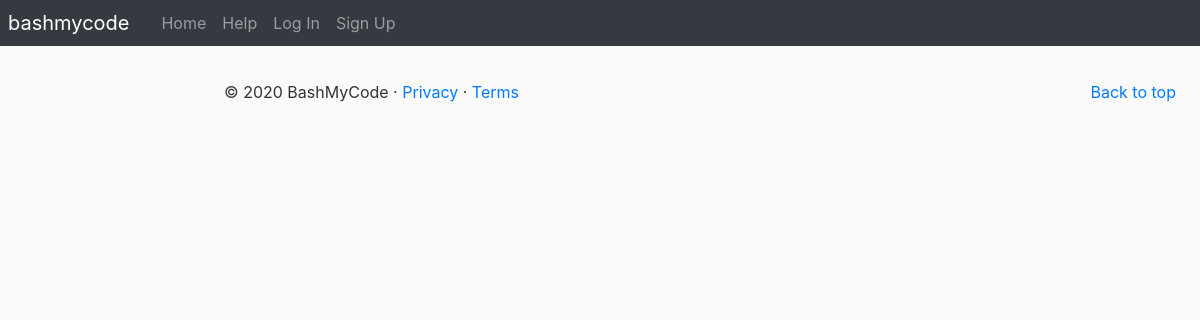
The app's page /, older data.
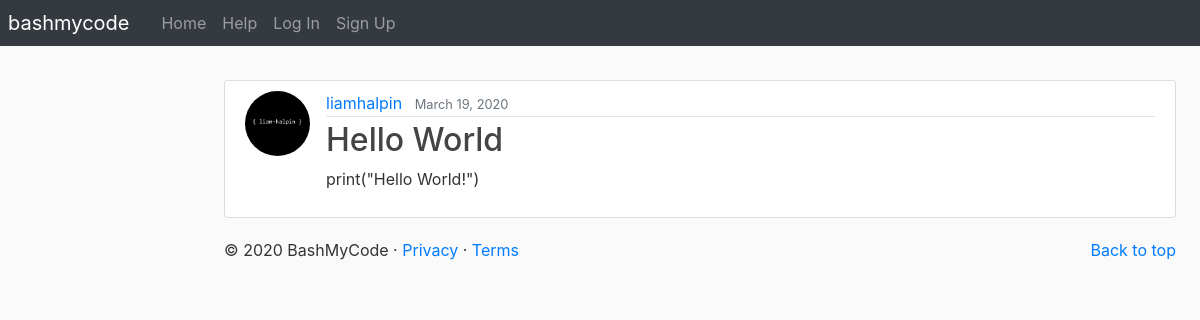
The same page, newer data.
### bashmycode/models.py (models this page shows, shortened)
class Post(models.Model):
    title = models.CharField(max_length=100)
    content = models.TextField()
    date_posted = models.DateTimeField(auto_now_add=True)
    author = models.ForeignKey(User, on_delete=models.CASCADE)

class Profile(models.Model):
    user = models.OneToOneField(User, on_delete=models.CASCADE)
    image = models.ImageField(default='default.jpg', upload_to='profile_pics')

### bashmycode/views.py (the view)
# urls.py: path('', views.index, name='index'),
def index(request):
    context = {
        'posts': Post.objects.all()
    }
    return render(request, 'bashmycode/index.html', context)

### templates/bashmycode/index.html
{% extends 'bashmycode/base.html' %}
{% block content %}
    {% for post in posts %}
        <article class="media content-section">
            <img class="rounded-circle article-img" src="{{ post.author.profile.image.url }}"/>
            <div class="media-body">
                <div class="article-metadata">
                    <a class="mr-2" href="#">{{ post.author }}</a>
                    <small class="text-muted">{{ post.date_posted|date:"F d, Y" }}</small>
                </div>
                <h2><a class="article-title" href="#">{{ post.title }}</a></h2>
                <p class="article-content">{{ post.content }}</p>
            </div>
        </article>
    {% endfor %}
{% endblock content %}

### templates/bashmycode/base.html (shortened to what this page needs)
{% load staticfiles %}
<!DOCTYPE html>
<html lang="en">
    <head>
        <link rel="stylesheet" href="https://maxcdn.bootstrapcdn.com/bootstrap/4.0.0/css/bootstrap.min.css">
        <link href="https://getbootstrap.com/docs/4.2/examples/dashboard/dashboard.css" rel="stylesheet">
        <link rel="stylesheet" type="text/css" href="{% static 'blog/main.css' %}">
    </head>
    <body>
        <header>
            <nav class="navbar navbar-expand-md navbar-dark fixed-top bg-dark p-0">
                <a class="navbar-brand p-2" href="{% url 'bashmycode:index' %}">bashmycode</a>
                <div class="collapse navbar-collapse" id="navbarCollapse">
                    <ul class="navbar-nav mr-auto">
                        <li class="nav-item"><a class="nav-link" href="{% url 'bashmycode:index' %}">Home</a></li>
                        <li class="nav-item"><a class="nav-link" href="{% url 'bashmycode:help' %}">Help</a></li>
                        {% if user.is_authenticated %}
                            <li class="nav-item"><a class="nav-link" href="{% url 'bashmycode:post-create' %}">New Post</a></li>
                            <li class="nav-item"><a class="nav-link" href="{% url 'bashmycode:profile' %}">Profile</a></li>
                            <li class="nav-item"><a class="nav-link" href="{% url 'bashmycode:logout' %}">Log Out</a></li>
                        {% else %}
                            <li class="nav-item"><a class="nav-link" href="{% url 'bashmycode:login' %}">Log In</a></li>
                            <li class="nav-item"><a class="nav-link" href="{% url 'bashmycode:register' %}">Sign Up</a></li>
                        {% endif %}
                    </ul>
                </div>
            </nav>
        </header>
        <div class="container-fluid">
            <div class="row">
                <main role="main" class="col-md-9  ml-sm-auto col-lg-10 px-4">
                    {% block content %}{% endblock content %}
                    <footer>
                        <p class="float-right"><a href="#">Back to top</a></p>
                        <p>&copy; 2020 BashMyCode &middot; <a href="#">Privacy</a> &middot; <a href="#">Terms</a></p>
                    </footer>
                </main>
            </div>
        </div>
    </body>
</html>

### static/blog/main.css (style rules this page uses)
body { background: #fafafa; color: #333333; margin-top: 5rem; }
h1, h2, h3, h4, h5, h6 { color: #444444; }
ul { margin: 0; }
.content-section { background: #ffffff; padding: 10px 20px; border: 1px solid #dddddd; border-radius: 3px; margin-bottom: 20px; }
.article-title { color: #444444; }
.article-content { white-space: pre-line; }
.article-img { height: 65px; width: 65px; margin-right: 16px; }
.article-metadata { padding-bottom: 1px; margin-bottom: 4px; border-bottom: 1px solid #e3e3e3 }

Row changes from the older to the newer data that the page shows:
added Post: author.profile.image (picture), author "liamhalpin", date_posted "March 19, 2020", title "Hello World", content "print(\"Hello World!\")"
